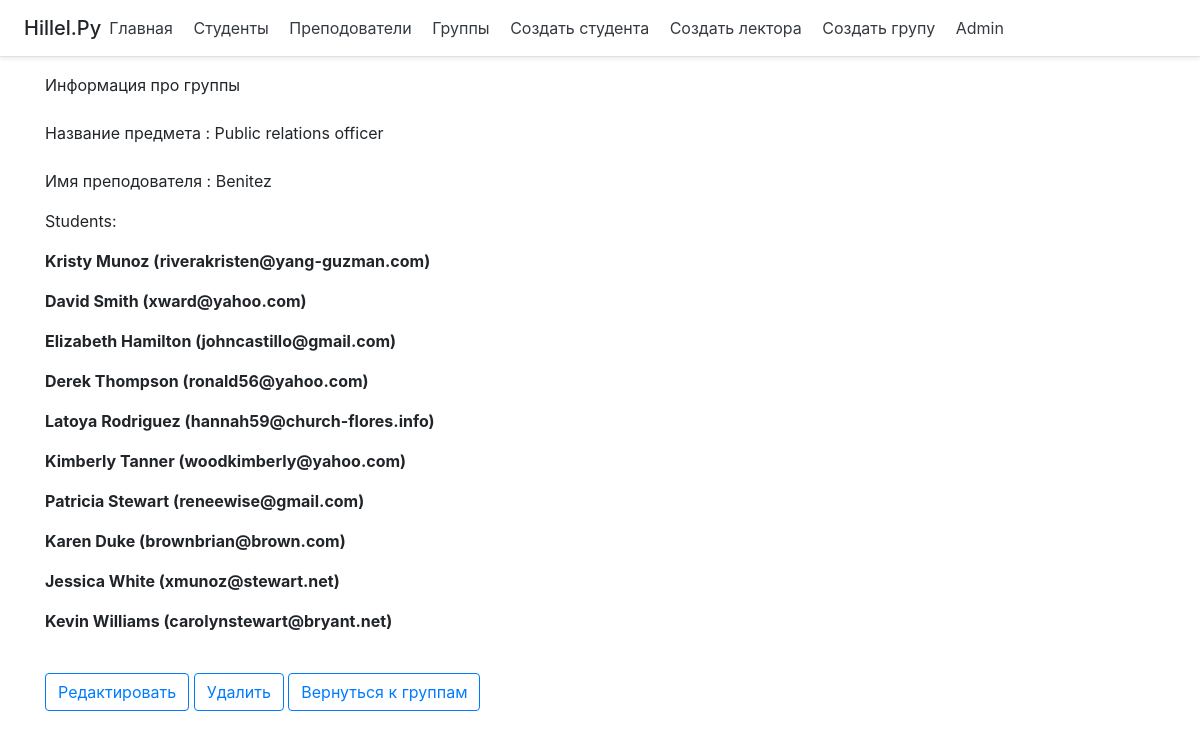
The page /group/7 on the database as committed earlier.
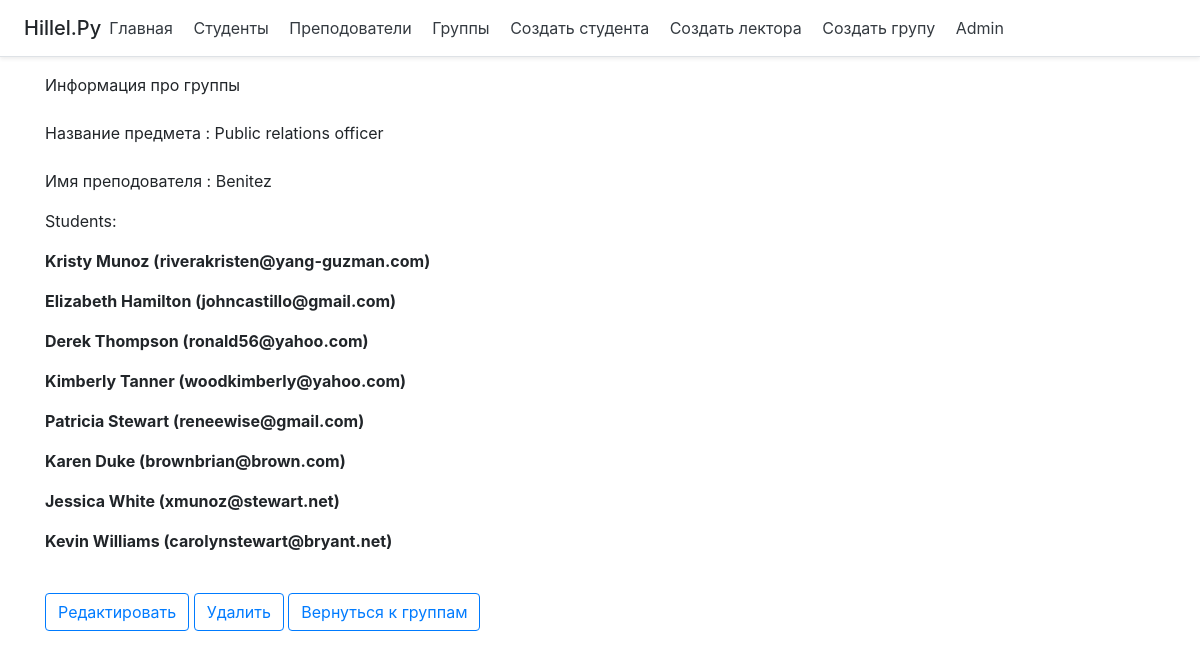
The same page on the database as committed later.
### main/models.py (models this page shows, shortened)
class Student(models.Model):
    student_id = models.AutoField(primary_key=True)
    first_name = models.CharField('Имя студента', max_length=100)
    last_name = models.CharField('Фамилия студента', max_length=100)
    email = models.EmailField(max_length=250)

### main/views.py (the view)
# urls.py: path('group/<int:group_id>', views.shows_groups, name='show_group'),
def shows_groups(request, group_id):
    group = get_object_or_404(Group, group_id=group_id)
    return render(request, 'main/showgroup.html', {'group': group})

### main/models.py (called while the page is built)
    def __str__(self):
        return self.last_name

### main/templates/main/showgroup.html (shortened to what this page needs)
{%extends 'main/base.html'%}
{% block content  %}
Информация про группы
  <div>
        <p>
            <br>Название предмета : {{ group.course }} </br>
            <br>Имя преподователя : {{group.teacher}}<br>
            <p>Students:
            {% for student in group.students.all %}
                <p><b>{{ student.first_name }} {{ student.last_name }} ({{ student.email }})</b>
            {%endfor%}
        </p>
      <br> <a href="{% url 'edit_group' group_id=group.group_id %}">
      <button type="submit" class="btn btn-outline-primary">Редактировать</button></a>
      <a href="{% url 'delete_group' group_id=group.group_id %}">
                    <button type="submit" class="btn btn-outline-primary">Удалить</button>
                </a>
      <a href="{% url 'group'  %}">
                    <button type="submit" class="btn btn-outline-primary">Вернуться к группам</button>
                </a>
    </div>
{% endblock %}

Rows that differ between the two databases and show on the page:
removed Student: first_name "David", last_name "Smith", email "xward@yahoo.com"
removed Student: first_name "Latoya", last_name "Rodriguez", email "hannah59@church-flores.info"
